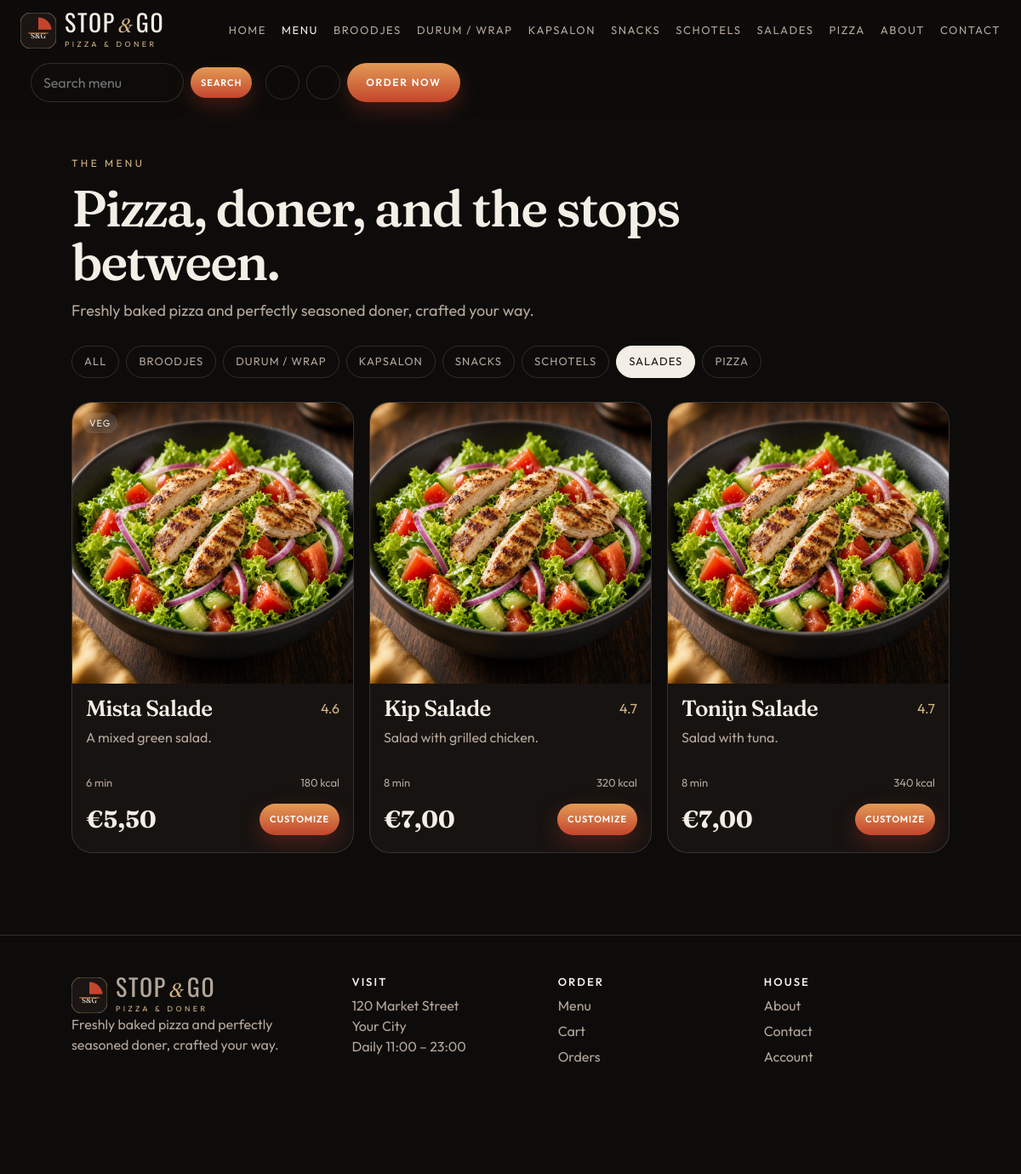
Screenshot of /menu.php?category=salades with the database file from the repository.
### tables this page shows
CREATE TABLE categories (
  id INT UNSIGNED AUTO_INCREMENT PRIMARY KEY,
  name VARCHAR(40) NOT NULL,
  slug VARCHAR(40) NOT NULL UNIQUE,
  description VARCHAR(180) NOT NULL DEFAULT '',
  image VARCHAR(300) NOT NULL DEFAULT ''
);

CREATE TABLE products (
  id INT UNSIGNED AUTO_INCREMENT PRIMARY KEY,
  category_id INT UNSIGNED NOT NULL,
  name VARCHAR(80) NOT NULL,
  description VARCHAR(400) NOT NULL,
  base_price DECIMAL(8,2) NOT NULL,
  compare_at DECIMAL(8,2) NULL,
  image VARCHAR(300) NOT NULL DEFAULT '',
  rating DECIMAL(2,1) NOT NULL DEFAULT 4.8,
  preparation_time INT NOT NULL DEFAULT 15,
  calories INT NOT NULL DEFAULT 0,
  is_available TINYINT(1) NOT NULL DEFAULT 1,
  is_vegetarian TINYINT(1) NOT NULL DEFAULT 0,
  is_spicy TINYINT(1) NOT NULL DEFAULT 0,
  discount_percent INT NOT NULL DEFAULT 0,
  customizer ENUM('pizza','doner','simple') NOT NULL DEFAULT 'simple',
  allergens VARCHAR(180) NOT NULL DEFAULT '',
  featured TINYINT(1) NOT NULL DEFAULT 0,
  builder TINYINT(1) NOT NULL DEFAULT 0,
  default_size VARCHAR(40) NOT NULL DEFAULT '',
  default_crust VARCHAR(40) NOT NULL DEFAULT '',
  default_cheese VARCHAR(40) NOT NULL DEFAULT '',
  default_type VARCHAR(40) NOT NULL DEFAULT '',
  default_bread VARCHAR(40) NOT NULL DEFAULT '',
  default_sauce VARCHAR(40) NOT NULL DEFAULT '',
  created_at DATETIME NOT NULL DEFAULT CURRENT_TIMESTAMP,
  FOREIGN KEY (category_id) REFERENCES categories(id)
);

### includes/bootstrap.php (called while the page is built, shortened)
<?php
require_once __DIR__ . '/../config/database.php';
function e(?string $value): string
{
    return htmlspecialchars((string) $value, ENT_QUOTES, 'UTF-8');
}
function money(float $value): string
{
    return '€' . number_format($value, 2, ',', '');
}
function menu_categories(): array
{
    try {
        return db()->query('SELECT id, name, slug, image FROM categories ORDER BY id')->fetchAll();
    } catch (Throwable $error) {
        return [];
    }
}
function current_user(): ?array
{
    if (empty($_SESSION['user_id'])) {
        return null;
    }
    $stmt = db()->prepare('SELECT id, name, email, phone, role FROM users WHERE id = ?');
    $stmt->execute([$_SESSION['user_id']]);
    $user = $stmt->fetch();
    return $user ?: null;
}
function cart(): array
{
    return $_SESSION['cart'] ?? [];
}
function cart_count(): int
{
    $count = 0;
    return $count;
}
function active(string $path): string
{
    $current = parse_url($_SERVER['REQUEST_URI'] ?? '/', PHP_URL_PATH) ?: '/';
    return $current === $path ? 'active' : '';
}

### config/database.php (called while the page is built)
<?php
function db(): PDO
{
    static $pdo = null;
    if ($pdo instanceof PDO) {
        return $pdo;
    }
    $file = dirname(__DIR__) . '/config.php';
    if (!is_file($file)) {
        $file = __DIR__ . '/config.php';
    }
    if (!is_file($file)) {
        $file = __DIR__ . '/config.example.php';
    }
    $config = require $file;
    $dsn = sprintf(
        'mysql:host=%s;dbname=%s;charset=%s',
        $config['db_host'],
        $config['db_name'],
        $config['db_charset'] ?? 'utf8mb4'
    );
    $pdo = new PDO($dsn, $config['db_user'], $config['db_pass'], [
        PDO::ATTR_ERRMODE => PDO::ERRMODE_EXCEPTION,
        PDO::ATTR_DEFAULT_FETCH_MODE => PDO::FETCH_ASSOC,
        PDO::ATTR_EMULATE_PREPARES => false,
    ]);
    return $pdo;
}

### menu.php (the view, shortened to what this page needs)
<?php
require __DIR__ . '/includes/bootstrap.php';
require __DIR__ . '/includes/layout.php';
$category = preg_replace('/[^a-z0-9-]/', '', $_GET['category'] ?? '');
$categories = db()->query('SELECT * FROM categories ORDER BY id')->fetchAll();
    ?>
    <?php
$sql = 'SELECT p.*, c.name AS category_name, c.slug FROM products p JOIN categories c ON c.id = p.category_id WHERE p.is_available = 1';
$params = [];
if ($category !== '') {
    $sql .= ' AND c.slug = ?';
    $params[] = $category;
}
$sql .= ' ORDER BY p.id';
$stmt = db()->prepare($sql);
$stmt->execute($params);
$products = $stmt->fetchAll();
render_header('Menu');
?>
<section class="page">
  <div class="page-intro"><p class="eyebrow">The menu</p><h1>Pizza, doner, and the stops between.</h1><p>Freshly baked pizza and perfectly seasoned doner, crafted your way.</p></div>
  <div class="filter-row">
    <a class="<?= $category === '' ? 'active' : '' ?>" href="/menu.php">All</a>
    <?php foreach ($categories as $cat): ?>
      <a class="<?= $category === $cat['slug'] ? 'active' : '' ?>" href="/menu.php?category=<?= e($cat['slug']) ?>"><?= e($cat['name']) ?></a>
    <?php endforeach; ?>
  </div>
  <div class="product-grid">
    <?php foreach ($products as $product): ?>
      <article class="food-card">
        <a href="/product.php?id=<?= (int) $product['id'] ?>"><div class="card-visual"><img src="/<?= e($product['image']) ?>" alt="<?= e($product['name']) ?>"><?php if ($product['is_spicy'] || $product['is_vegetarian']): ?><div class="card-badges"><?php if ($product['is_spicy']): ?><span class="pill pill-spice">Spicy</span><?php endif; ?><?php if ($product['is_vegetarian']): ?><span class="pill">Veg</span><?php endif; ?></div><?php endif; ?></div></a>
        <div class="card-body">
          <div class="card-top"><h3><?= e($product['name']) ?></h3><span class="rating"><?= e($product['rating']) ?></span></div>
          <p><?= e($product['description']) ?></p>
          <div class="card-meta"><span><?= (int) $product['preparation_time'] ?> min</span><span><?= (int) $product['calories'] ?> kcal</span></div>
          <div class="card-foot"><div class="price"><strong><?= money((float) $product['base_price']) ?></strong></div><a class="btn btn-primary btn-small" href="/product.php?id=<?= (int) $product['id'] ?>">Customize</a></div>
        </div>
      </article>
    <?php endforeach; ?>
  </div>
</section>
<?php render_footer();

### includes/layout.php (shortened to what this page needs)
<?php
function logo(string $variant = 'full', string $tone = 'light'): string
{
    $words = $variant === 'mark' ? '' : '<span class="brand-words"><span class="wordmark"><span>STOP</span><span class="amp">&amp;</span><span>GO</span></span>'
        . ($variant === 'full' ? '<span class="brand-sub">Pizza &amp; Doner</span>' : '') . '</span>';
    return '<span class="brand brand-' . $variant . ' brand-' . $tone . '"><svg class="brand-mark" viewBox="0 0 64 64" aria-hidden="true"><rect width="64" height="64" rx="18" class="mark-plate"></rect><path d="M32 8.5c12.4 0 22.6 9.4 23.8 21.5H32V8.5z" class="mark-slice"></path><path d="M14 36.5h36" class="mark-road"></path><text x="32" y="46" text-anchor="middle" class="mark-letters">S&amp;G</text></svg>' . $words . '</span>';
}
function icon(string $name): string
{
    $paths = [
        'search' => '<circle cx="11" cy="11" r="7"></circle><path d="M16 16l5 5"></path>',
        'user' => '<circle cx="12" cy="8" r="4"></circle><path d="M4 20c1.5-3.5 4-5 8-5s6.5 1.5 8 5"></path>',
        'cart' => '<path d="M4 5h2l2.2 10.2a2 2 0 0 0 2 1.6h7.6a2 2 0 0 0 2-1.5L21 8H7"></path><circle cx="10" cy="20" r="1.4"></circle><circle cx="18" cy="20" r="1.4"></circle>',
        'menu' => '<path d="M4 7h16M4 12h16M4 17h16"></path>',
        'close' => '<path d="M6 6l12 12M18 6L6 18"></path>',
        'home' => '<path d="M4 11l8-7 8 7v8H4z"></path>',
    ];
    return '<svg viewBox="0 0 24 24" fill="none" stroke="currentColor" stroke-width="1.7">' . ($paths[$name] ?? '') . '</svg>';
}
function render_header(string $title): void
{
    $user = current_user();
    $count = cart_count();
    $account = $user ? '/orders.php' : '/login.php';
    ?>
<!DOCTYPE html>
<html lang="en">
<head>
  <link rel="stylesheet" href="/assets/css/styles.css">
</head>
<body>
<div class="app-shell">
  <header class="site-header" id="site-header">
    <div class="nav-inner">
      <a class="brand-link" href="/" aria-label="STOP&amp;GO home"><?= logo() ?></a>
      <nav class="nav-links" aria-label="Primary">
        <a class="<?= active('/index.php') || active('/') ? 'active' : '' ?>" href="/">Home</a>
        <a class="<?= active('/menu.php') ?>" href="/menu.php">Menu</a>
        <?php foreach (menu_categories() as $cat): ?>
          <a href="/menu.php?category=<?= e($cat['slug']) ?>"><?= e($cat['name']) ?></a>
        <?php endforeach; ?>
        <a class="<?= active('/about.php') ?>" href="/about.php">About</a>
        <a class="<?= active('/contact.php') ?>" href="/contact.php">Contact</a>
      </nav>
      <form class="nav-search" action="/menu.php" method="get">
        <input type="search" name="q" placeholder="Search menu" aria-label="Search the menu" value="<?= e($_GET['q'] ?? '') ?>">
        <button class="btn btn-primary btn-small" type="submit">Search</button>
      </form>
      <div class="nav-tools">
        <a class="icon-btn" href="<?= e($account) ?>" aria-label="Account"><?= icon('user') ?></a>
        <a class="icon-btn cart-btn" href="/cart.php" aria-label="Cart, <?= $count ?> items"><?= icon('cart') ?><?php if ($count): ?><span class="cart-count"><?= $count ?></span><?php endif; ?></a>
        <a class="btn btn-primary nav-order" href="/menu.php">Order Now</a>
      </div>
    </div>
  </header>
  <main id="main" class="page-fade">
    <?php
}
function render_footer(bool $admin = false): void
{
    if (!$admin) {
        ?>
  </main>
  <footer class="site-footer">
    <div><?= logo() ?><p>Freshly baked pizza and perfectly seasoned doner, crafted your way.</p></div>
    <div><h3>Visit</h3><p>120 Market Street<br>Your City<br>Daily 11:00 – 23:00</p></div>
    <div><h3>Order</h3><a href="/menu.php">Menu</a><a href="/cart.php">Cart</a><a href="/orders.php">Orders</a></div>
    <div><h3>House</h3><a href="/about.php">About</a><a href="/contact.php">Contact</a><a href="/login.php">Account</a></div>
  </footer>
        <?php
    } else {
        echo '</main>';
    }
    ?>
</div>
</body>
</html>
    <?php
}

### rows the page displays
categories: name "BROODJES"
categories: name "DURUM / WRAP"
categories: name "KAPSALON"
categories: name "SNACKS"
categories: name "SCHOTELS"
categories: name "SALADES"
categories: name "PIZZA"
products: image (picture), is_spicy "VEG", name "Mista Salade", rating "4.6", description "A mixed green salad.", preparation_time "6", calories "180", base_price "€5,50"
products: image (picture), name "Kip Salade", rating "4.7", description "Salad with grilled chicken.", preparation_time "8", calories "320", base_price "€7,00"
products: image (picture), name "Tonijn Salade", rating "4.7", description "Salad with tuna.", preparation_time "8", calories "340", base_price "€7,00"
